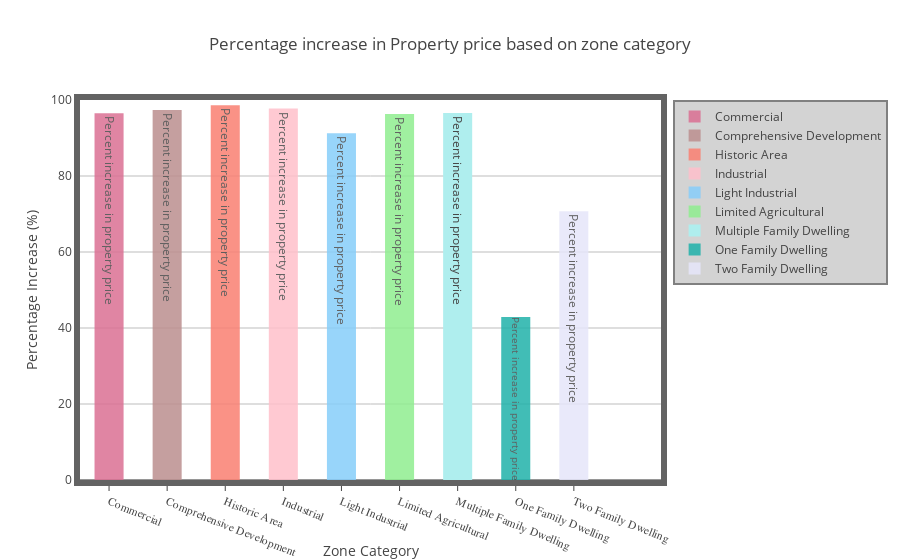

Notebook code cell kept with this figure:
### Markdown cell above
Secondly, please write code so that the output of your code can answer the question.

### Code cell
# --- Write your code below ---
from plotly import tools
import plotly.plotly as py
import plotly.graph_objs as go
from plotly.tools import FigureFactory as FF
from plotly.offline import download_plotlyjs, init_notebook_mode, plot, iplot

def compute_perinc(df):
    df13 = df.copy()
    df13 = df13.dropna(subset=['ZONE_CATEGORY'])
    zone_full = df13.groupby(df13['ZONE_CATEGORY']).ZONE_CATEGORY.size()
    zone_increase = df13[(df13['CURRENT_PRICE']-df13['PREVIOUS_PRICE'])>0].groupby(df13['ZONE_CATEGORY']).ZONE_CATEGORY.size()
    percentage_increased = (zone_increase/zone_full)*100
#     print(percentage_increased)
#     print(zone_increase)

    index = zone_increase.index
#     print(index)
    
    return  index, percentage_increased

def plot(index, percentage_increased):
    # Create plot data
    trace0 = go.Bar(
        y=[percentage_increased[0]],
        x=[0.1],
        name=str(index[0]),
        text='Percent increase in property price',
        marker=dict(
            color='palevioletred',
        ),
        opacity=0.85,
        width=0.1
    )

    trace1 = go.Bar(
        y=[percentage_increased[1]],
        x=[0.3],
        name=str(index[1]),
        text='Percent increase in property price',
        marker=dict(
            color='rosybrown',
        ),
        opacity=0.85,
        width=0.1
    )

    trace2 = go.Bar(
        y=[percentage_increased[2]],
        x=[0.5],
        name=str(index[2]),
        text='Percent increase in property price',
        marker=dict(
            color='salmon',
        ),
        opacity=0.85,
        width=0.1
    )

    trace3 = go.Bar(
        y=[percentage_increased[3]],
        x=[0.7],
        name=str(index[3]),
        text='Percent increase in property price',
        marker=dict(
            color='pink',
        ),
        opacity=0.85,
        width=0.1
    )

    trace4 = go.Bar(
        y=[percentage_increased[4]],
        x=[0.9],
        name=str(index[4]),
        text='Percent increase in property price',
        marker=dict(
            color='lightskyblue',
        ),
        opacity=0.85,
        width=0.1
    )

    trace5 = go.Bar(
        y=[percentage_increased[5]],
        x=[1.1],
        name=str(index[5]),
        text='Percent increase in property price',
        marker=dict(
            color='lightgreen',
        ),
        opacity=0.85,
        width=0.1
    )

    trace6 = go.Bar(
        y=[percentage_increased[6]],
        x=[1.3],
        name=str(index[6]),
        text='Percent increase in property price',
        marker=dict(
            color='paleturquoise',
        ),
        opacity=1,
        width=0.1
    )

    trace7 = go.Bar(
        y=[percentage_increased[7]],
        x=[1.5],
        name=str(index[7]),
        text='Percent increase in property price',
        marker=dict(
            color='lightseagreen',
        ),
        opacity=0.85,
        width=0.1
    )

    trace8 = go.Bar(
        y=[percentage_increased[8]],
        x=[1.7],
        name=str(index[8]),
        text='Percent increase in property price',
        marker=dict(
            color='lavender',
        ),
        opacity=0.85,
        width=0.1
    )

    # Create the layout for the plot
    layout = dict(title = 'Percentage increase in Property price based on zone category',
              xaxis=go.layout.XAxis(title='Zone Category',
                        zeroline=True,
                        showline=True,
                        mirror=True,
                        tick0=0,
                        tickmode='array',
                        ticktext=index,
                        tickvals=[0.1,0.3,0.5,0.7,0.9,1.1,1.3,1.5,1.7],
                        ticks='outside',
                        zerolinecolor='#969696',
                        zerolinewidth=2,
                        linecolor='#636363',
                        linewidth=6,
                        range=[0, 2],
                        tickangle=22,
                        tickfont=dict(
                            family='Old Standard TT, serif',
                            size=11.5,
                        ),
                    ),
              yaxis = dict(title = 'Percentage Increase (%)',
                        zeroline=True,
                        showline=True,
                        mirror=True,
                        gridcolor='#bdbdbd',
                        gridwidth=1,
                        zerolinecolor='#969696',
                        zerolinewidth=2,
                        linecolor='#636363',
                        linewidth=6,
                        range = [0, 100]
                    ),
              showlegend=True,
              legend=dict(bgcolor='lightgray',
                        bordercolor='gray',
                        borderwidth=2
                    )
              )

    # Combine the plot data with the layout designed for it, into a single figure
    data = [trace0, trace1, trace2, trace3, trace4, trace5, trace6, trace7, trace8]
    fig = dict(data=data, layout=layout)

    # IPython notebook- show plot
    iplot(fig, filename='bar-plot')

def main():
    index, percentage_increased = compute_perinc(df)
    plot(index, percentage_increased)
    
# Call the methods
main()

### Figure 1 — Plotly figure (JSON) as saved in the notebook; plotly's stock layout.template omitted (floating-point values rounded to 4 significant figures)
{"data": [{"marker": {"color": "palevioletred"}, "name": "Commercial", "opacity": 0.85, "text": "Percent increase in property price", "type": "bar", "uid": "92ddc806-fb7e-4abf-b73d-7cd6d3df50ae", "width": 0.1, "x": [0.1], "y": [96.53]}, {"marker": {"color": "rosybrown"}, "name": "Comprehensive Development", "opacity": 0.85, "text": "Percent increase in property price", "type": "bar", "uid": "de4e1da1-d1d4-4a62-8ceb-836fb6b4785b", "width": 0.1, "x": [0.3], "y": [97.37]}, {"marker": {"color": "salmon"}, "name": "Historic Area", "opacity": 0.85, "text": "Percent increase in property price", "type": "bar", "uid": "fe0eca42-01c3-4925-a29a-150c81406da2", "width": 0.1, "x": [0.5], "y": [98.6]}, {"marker": {"color": "pink"}, "name": "Industrial", "opacity": 0.85, "text": "Percent increase in property price", "type": "bar", "uid": "650ad5fb-35c6-48c5-88e4-a7dad5969dd1", "width": 0.1, "x": [0.7], "y": [97.73]}, {"marker": {"color": "lightskyblue"}, "name": "Light Industrial", "opacity": 0.85, "text": "Percent increase in property price", "type": "bar", "uid": "75b42bd5-d77c-4470-baa8-cb0f87588223", "width": 0.1, "x": [0.9], "y": [91.22]}, {"marker": {"color": "lightgreen"}, "name": "Limited Agricultural", "opacity": 0.85, "text": "Percent increase in property price", "type": "bar", "uid": "d252ac89-dc6b-4fee-bf7b-2c85cdeae331", "width": 0.1, "x": [1.1], "y": [96.34]}, {"marker": {"color": "paleturquoise"}, "name": "Multiple Family Dwelling", "opacity": 1, "text": "Percent increase in property price", "type": "bar", "uid": "3e95a723-84b2-4a0f-a9bd-5c570116c72a", "width": 0.1, "x": [1.3], "y": [96.6]}, {"marker": {"color": "lightseagreen"}, "name": "One Family Dwelling", "opacity": 0.85, "text": "Percent increase in property price", "type": "bar", "uid": "3e223758-dce7-430b-a77f-b01b7a815570", "width": 0.1, "x": [1.5], "y": [42.87]}, {"marker": {"color": "lavender"}, "name": "Two Family Dwelling", "opacity": 0.85, "text": "Percent increase in property price", "type": "bar", "uid": "a08d048a-d3a7-4174-b0e0-e639078c3f29", "width": 0.1, "x": [1.7], "y": [70.74]}], "layout": {"legend": {"bgcolor": "lightgray", "bordercolor": "gray", "borderwidth": 2}, "showlegend": true, "title": {"text": "Percentage increase in Property price based on zone category"}, "xaxis": {"linecolor": "#636363", "linewidth": 6, "mirror": true, "range": [0, 2], "showline": true, "tick0": 0, "tickangle": 22, "tickfont": {"family": "Old Standard TT, serif", "size": 11.5}, "tickmode": "array", "ticks": "outside", "ticktext": ["Commercial", "Comprehensive Development", "Historic Area", "Industrial", "Light Industrial", "Limited Agricultural", "Multiple Family Dwelling", "One Family Dwelling", "Two Family Dwelling"], "tickvals": [0.1, 0.3, 0.5, 0.7, 0.9, 1.1, 1.3, 1.5, 1.7], "title": {"text": "Zone Category"}, "zeroline": true, "zerolinecolor": "#969696", "zerolinewidth": 2}, "yaxis": {"gridcolor": "#bdbdbd", "gridwidth": 1, "linecolor": "#636363", "linewidth": 6, "mirror": true, "range": [0, 100], "showline": true, "title": {"text": "Percentage Increase (%)"}, "zeroline": true, "zerolinecolor": "#969696", "zerolinewidth": 2}}}
